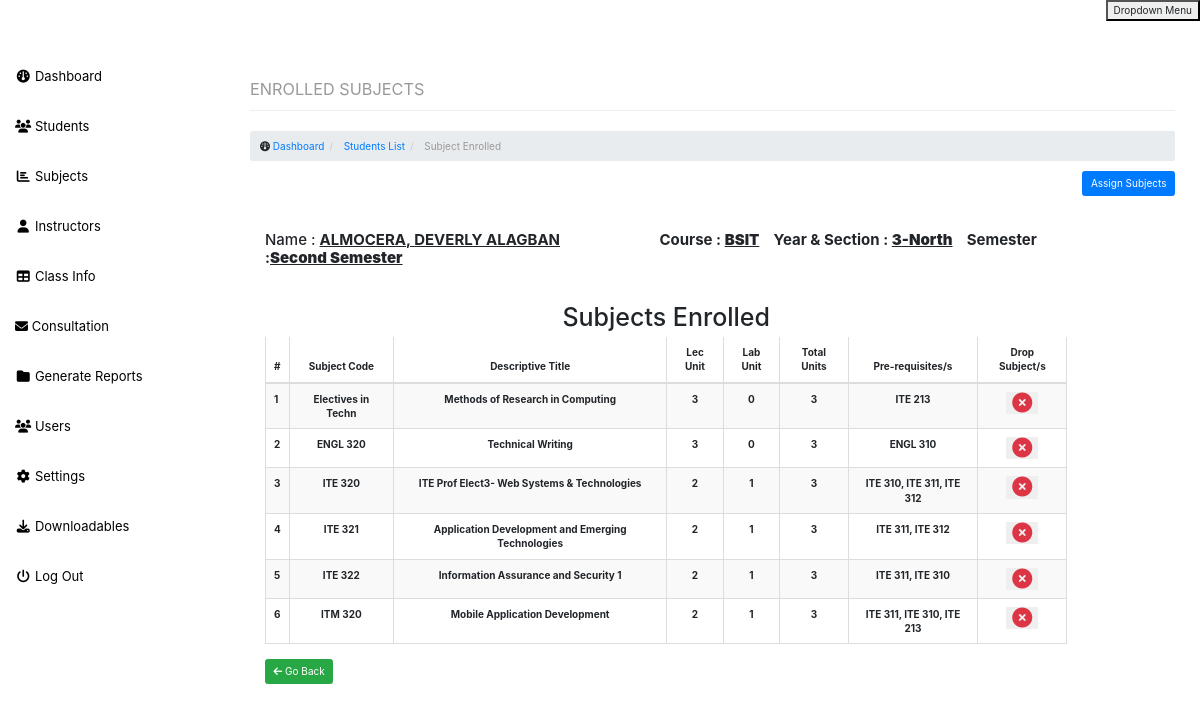
The page /admin/viewsubjects.php?type=student&id=2021-1580 (signed in) on the database its author committed.
### tables this page shows
CREATE TABLE `student` (
  `id` int(11) NOT NULL,
  `studid` varchar(50) NOT NULL,
  `fname` varchar(100) NOT NULL,
  `lname` varchar(100) NOT NULL,
  `mname` varchar(50) NOT NULL,
  `email` varchar(255) DEFAULT NULL,
  `course` int(11) DEFAULT NULL,
  `year` varchar(50) NOT NULL,
  `section` varchar(50) NOT NULL,
  `semester` varchar(50) NOT NULL,
  `ay` varchar(100) NOT NULL
);

### DatabaseService.php (called while the page is built, shortened)
<?php
class DatabaseService
{
    protected $connection;
    public function __construct()
    {
        $servername = "127.0.0.1";
        $username = "u510162695_infotechMCC";
        $password = "infotechMCC2023";
        $dbname = "u510162695_infotechMCC";
        $this->connection = new PDO("mysql:host=$servername;dbname=$dbname", $username, $password);
        $this->connection->setAttribute(PDO::ATTR_ERRMODE, PDO::ERRMODE_EXCEPTION);
    }
    public function fetchRow($query)
    {
        $statement = $this->connection->prepare($query);
        $statement->execute();
        return $statement->fetch();
    }
}

### admin/viewsubjects.php (the view, shortened to what this page needs)
<?php
    include('include/header.php');
    include('include/sidebar.php');
    include('data/data_model.php');
    include('connection.php');
    include('../DatabaseService.php');
    $dbService = new DatabaseService;
    $id = $_GET['id'];
    $stud = $dbService->fetchRow("SELECT* from student where studid = '$id'");
    $studid = $stud['id'];
?>
<div id="page-wrapper">
    <div class="container-fluid">
        <div class="row hidden-print">
            <div class="col-lg-12">
                <h1 class="page-header">
                    <small>ENROLLED SUBJECTS</small>
                </h1>
                <ol class="breadcrumb">
                    <li>
                        <i class="fa fa-dashboard"></i> <a href="index.php">Dashboard</a>
                    </li>
                    <li>
                        <a href="studentlist.php">Students List</a>
                    </li>
                    <li class="active">
                        Subject Enrolled
                    </li>
                </ol>
            </div>
        </div>
        <form class="hidden-print">
                <a href="enrollsubject.php?id=<?php echo $id; ?>&y=<?php echo $stud['year']; ?>&s=<?php echo $stud['semester']; ?>&sec=<?php echo $stud['section']; ?>">
                <button type="button" class="btn btn-primary" style="float: right; margin-bottom: 10px;">
                Assign Subjects
                </button></a>
        </form>
        <div class="row print-container">
            <div class="col-lg-12" >
                <br>
                <br/>
                <br/>
                <br/>
                <h4>Name : <b><u> <?php echo $stud['lname'].', '.$stud['fname'].' '.$stud['mname']; ?></u>&nbsp;&nbsp;&nbsp;&nbsp;&nbsp;&nbsp;&nbsp;&nbsp;&nbsp;&nbsp;&nbsp;&nbsp;&nbsp;&nbsp;&nbsp;&nbsp;&nbsp;&nbsp;&nbsp;&nbsp;&nbsp;&nbsp;&nbsp;&nbsp;&nbsp;&nbsp;&nbsp;
                Course : <b><u>BSIT</u></b>&nbsp;&nbsp;&nbsp;
                Year & Section : <b> <u><?php echo $stud['year'].'-'.$stud['section']; ?></u></b>&nbsp;&nbsp;&nbsp;&nbsp;Semester :<b><u><?php echo $stud['semester']; ?></u></b></h4>
                <br>
                <br>
                <center><b><h1>Subjects Enrolled</h1></b></center>
                <div class="table-responsive">
                <table class="table table-striped table-bordered">
                    <thead>
                        <tr>
                        <th>#</th>
                                <th class="text-center">Subject Code</th>
                                <th class="text-center">Descriptive  Title</th>
                                <th class="text-center">Lec Unit</th>
                                <th class="text-center">Lab Unit</th>
                                <th class="text-center">Total Units</th>
                                <th class="text-center">Pre-requisites/s</th>
                                <th class="text-center">Drop Subject/s</th>
                        </tr>
                    </thead>
                    <tbody>
<?php
$y = $stud['year'];
$s = $stud['semester'];
$sec = $stud['section'];
$sy = $stud['ay'];
  $sql = "SELECT * FROM subject INNER JOIN studentsubject ON studentsubject.subjectid = subject.id WHERE studentsubject.studid = '$studid' AND studentsubject.year='$y' AND studentsubject.semester='$s' AND studentsubject.section='$sec' AND studentsubject.SY='$sy' ";
  $result = mysqli_query($dbconnection,$sql);
   $number = 1;
  while($subjects = $result->fetch_assoc()) { ?>
                        <tr>
                        <td><?php echo $number++;?></td>
                            <td class="text-center"><?php echo $subjects['code']; ?></td>
                            <td class="text-center"><?php echo $subjects['title']; ?></td>
                            <td class="text-center"><?php echo $subjects['lecunit']; ?></td>
                            <td class="text-center"><?php echo $subjects['labunit']; ?></td>
                            <td class="text-center"><?php echo $subjects['totalunit']; ?></td>
                            <td class="text-center"><?php echo $subjects['pre']; ?></td>
                            <td class="text-center">
                                <form action="" method="POST">
                                <button type="submit" name="delete" style="border: none;"><i class="fa fa-times-circle text-danger fa-2x confirmation"></i></button>
                                </form>
                            </td>
                        </tr>
                        <?php } ?>
                    </tbody>
                </table>
                <form class="hidden-print">
                <button type="button" class="btn btn-success" style=" margin-top: 5px;">
                <a href="studentlist.php" style="text-decoration:none; color: white;">
                <i class="fa fa-arrow-left"></i>
                Go Back
                </a>
                </button>
        </form>
            </div>
            </div>
        </div>
    </div>
</div>
<?php include('include/footer.php');

### css/sb-admin.css (style rules this page uses)
body { margin-top: 100px; background-color: rgb(255, 255, 255); }
@media (min-width:768px) { body { margin-top: 50px; } }
#page-wrapper { width: 100%; padding: 0; background-color: #fff; }
@media (min-width:768px) { #page-wrapper { padding: 10px; } }

### rows shown on the page
student: lname "ALMOCERA", fname "DEVERLY", mname "ALAGBAN", year "3", section "North", semester "Second Semester"

### other values the page prints
$subjects['code'] "Electives in Techn"
$subjects['title'] "Methods of Research in Computing"
$subjects['lecunit'] "3"
$subjects['labunit'] "0"
$subjects['totalunit'] "3"
$subjects['pre'] "ITE 213"
$subjects['code'] "ENGL 320"
$subjects['title'] "Technical Writing"
$subjects['pre'] "ENGL 310"
$subjects['code'] "ITE 320"
$subjects['title'] "ITE Prof Elect3- Web Systems & Technologies"
$subjects['lecunit'] "2"
$subjects['labunit'] "1"
$subjects['pre'] "ITE 310, ITE 311, ITE 312"
$subjects['code'] "ITE 321"
